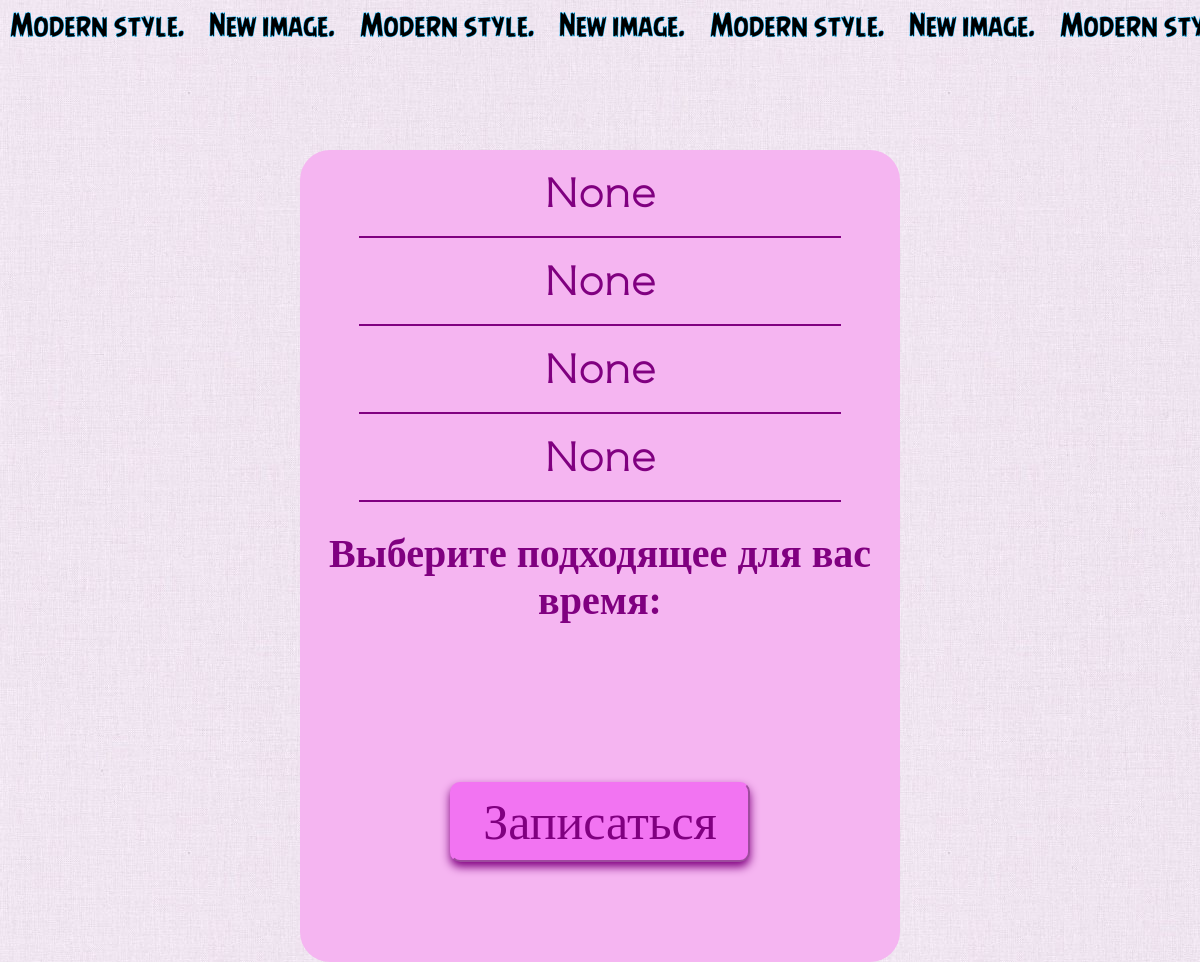
/date/, run on an earlier commit of the app's database.
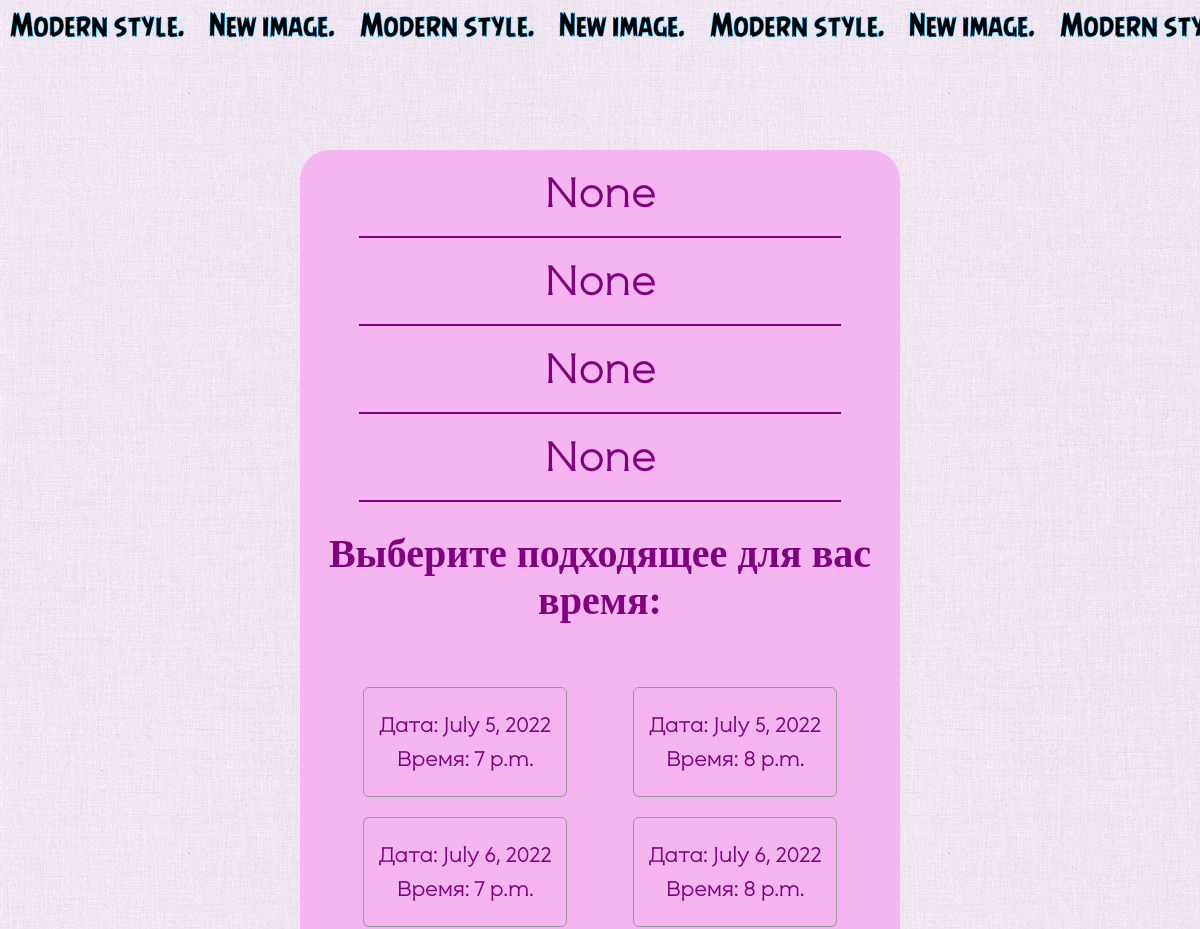
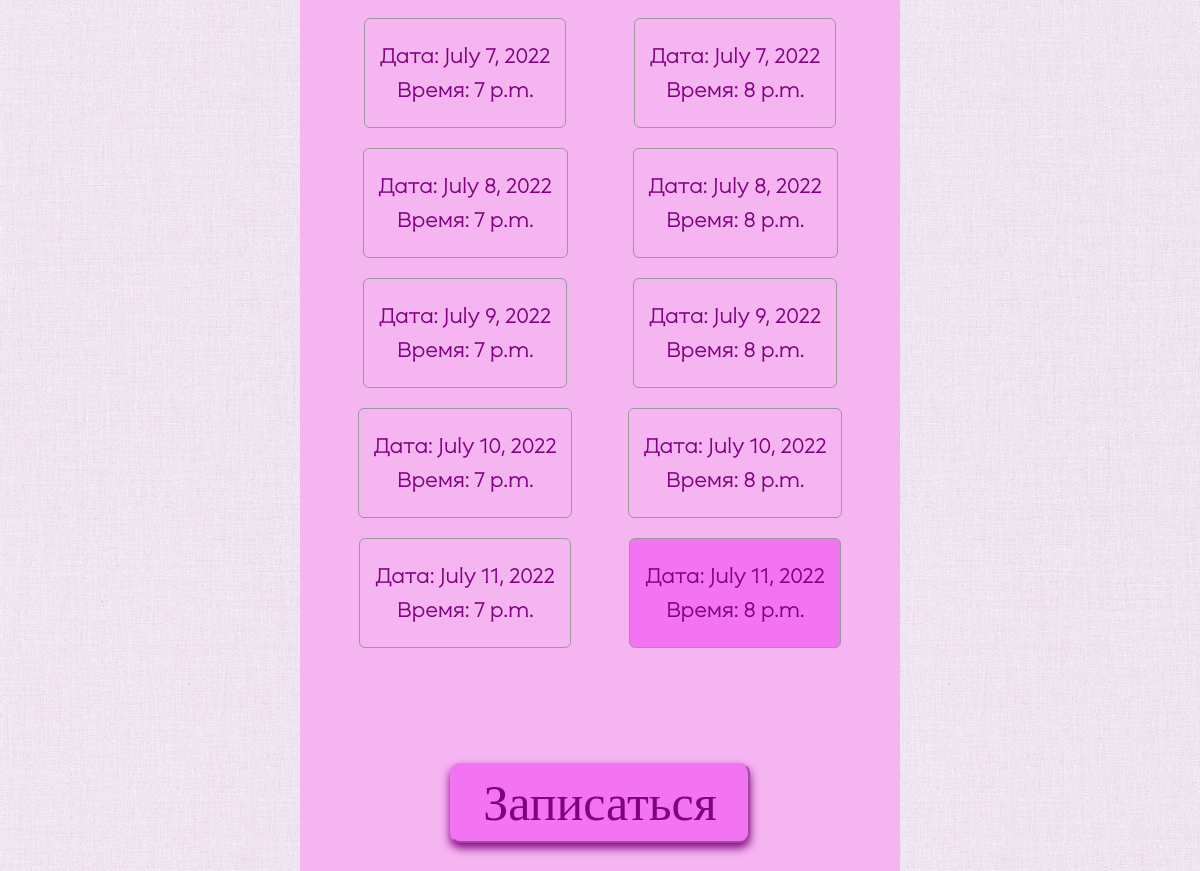
And on a later commit of the database (2 pictures, top to bottom).
### meeting_app/models.py (models this page shows)
class DateEntry(models.Model):
    date_entry = models.DateField()
    time_entry = models.TimeField()
    surname = models.CharField(max_length=50)
    name = models.CharField(max_length=50)
    activate = models.BooleanField(default=False)

### meeting_app/views.py (the view)
# urls.py: path('date/', date_entry, name="date_entry")
def date_entry(request):
    class SubClass:
        def __init__(self, obj, name):
            self.obj = obj
            self.name = name
    if request.method == 'POST':
        print(request.POST)
    dates = [SubClass(dt, "ratio-" + str(i + 1)) for i, dt in enumerate(DateEntry.objects.all())]
    return render(request, "meeting_app/date_entry.html", {'dates' : dates, 'surname' : request.POST.get('Surname'), 'name' : request.POST.get('Name'), 'mail' : request.POST.get('Mail'), 'phone' : request.POST.get('Phone')})

### meeting_app/templates/meeting_app/date_entry.html (shortened to what this page needs)
{% load static %}
<!doctype html>
<html>
    <head>
        <link rel="stylesheet" href="{% static 'meeting_app/css/styles.css' %}">
    </head>
    <body>
        <div class="band"></div>
        <div class="form_input">
                <div class="subblock_6">
                    <h3 type="text" id="one" name="Surname" placeholder="Фамилия" class="form_style">{{ surname }}</h3>
                    <hr>
                    <h3 type="text" name="Name" placeholder="Имя" class="form_style">{{ name }}</h3>
                    <hr>
                    <h3 type="text" name="Mail" placeholder="Почта" class="form_style">{{ mail }}</h3>
                    <hr>
                    <h3 type="text" name="Phone" placeholder="Телефон" class="form_style">{{ phone }}</h3>
                    <hr>
                    <br>
                    <h3 class="h_exmpls">Выберите подходящее для вас время:</h3>
                    <br>
                    <div class="sel">
                        {% for dt in dates %}
                            <div class="form_radio_btn">
                                <label for={{ dt.name }}><p class="form_style_2"><strong>Дата: {{ dt.obj.date_entry }} <br> Время: {{ dt.obj.time_entry }}</strong></p></label>
                            </div>
                        {% endfor %}
                    </div>
                    <button type="submit" class="button">Записаться</button>
                </div>
        </div>
    </body>
</html>

### meeting_app/static/meeting_app/css/styles.css (style rules this page uses)
body { background: url("../img/body_background.jpg"); margin: 0px; }
.band { width: 100%; height: 50px; background: url("../img/new_image.png") }
h3 { margin: 0px auto; }
.h_exmpls { color: purple; font-size: 40px; margin: 10px auto; text-align: center; font-family: Pompadur, 'Comic Sans MS', cursive; }
.subblock_6 { display: flex; flex-direction: column; text-align: center; }
hr { width: 80%; border: 1px solid purple; margin: auto; }
.form_input { width: 50%; border-radius: 30px; margin: auto; background-color: #f5b5f1; margin-top: 100px; }
.form_style { border: none; border-color: #f5b5f1; background-color: #f5b5f1; font-size: 40px; margin: 20px auto; color: purple; font-family: zerno, 'Comic Sans MS', cursive; }
::placeholder { color: purple; font-family: zerno, 'Comic Sans MS', cursive; }
.button { width: 50%; height: 80px; margin: auto; margin-top: 100px; margin-bottom: 100px; background-color: #f274f2; border-radius: 10px; color: purple; box-shadow: 0 5px 10px; border-color: #f274f2; font-family: Pompadur, cursive; font-size: 50px; }
.form_radio_btn { display: inline-block; margin: auto; margin-top: 20px; }
.form_radio_btn label { display: inline-block; cursor: pointer; padding: 0px 15px; line-height: 34px; border: 1px solid #999; border-radius: 6px; user-select: none; }
.form_radio_btn input[type=radio]:checked + label { background: #f274f2; }
.sel { display: flex; flex-direction: row; flex-wrap: wrap; margin-top: 15px; margin-bottom: 15px; margin-left: 30px; margin-right: 30px; }
.form_style_2 { border: none; border-color: #f5b5f1; font-size: 20px; color: purple; font-family: zerno, 'Comic Sans MS', cursive; }

What changed in the data, as far as the page shows it:
added DateEntry: obj.date_entry "July 5, 2022", obj.time_entry "7 p.m."
added DateEntry: obj.date_entry "July 5, 2022", obj.time_entry "8 p.m."
added DateEntry: obj.date_entry "July 6, 2022", obj.time_entry "7 p.m."
added DateEntry: obj.date_entry "July 6, 2022", obj.time_entry "8 p.m."
added DateEntry: obj.date_entry "July 7, 2022", obj.time_entry "7 p.m."
added DateEntry: obj.date_entry "July 7, 2022", obj.time_entry "8 p.m."
added DateEntry: obj.date_entry "July 8, 2022", obj.time_entry "7 p.m."
added DateEntry: obj.date_entry "July 8, 2022", obj.time_entry "8 p.m."
added DateEntry: obj.date_entry "July 9, 2022", obj.time_entry "7 p.m."
added DateEntry: obj.date_entry "July 9, 2022", obj.time_entry "8 p.m."
added DateEntry: obj.date_entry "July 10, 2022", obj.time_entry "7 p.m."
added DateEntry: obj.date_entry "July 10, 2022", obj.time_entry "8 p.m."
added DateEntry: obj.date_entry "July 11, 2022", obj.time_entry "7 p.m."
added DateEntry: obj.date_entry "July 11, 2022", obj.time_entry "8 p.m."
Also different on the page:
new list line: "Дата: Время:"
